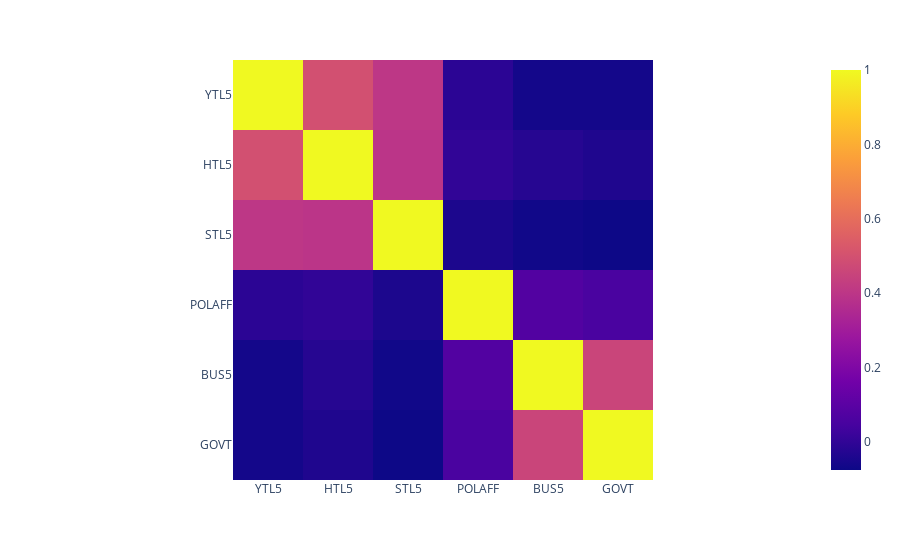

Here is the notebook cell this chart was saved with:
### Code cell
# [income quintile, home quintile, stock investment quintile, political affiliation,  economy in 5 years, gov economic policy]
economy_dem = ["YTL5", "HTL5", "STL5", "POLAFF", "BUS5", "GOVT"]
economy_df = select_df_with_labels(df, economy_dem)
economy_df = economy_df[(economy_df["POLAFF"] < 8) & (economy_df["BUS5"] < 98) & (economy_df["GOVT"] < 8)]
economy_df.head()
economy_corr = economy_df.corr()
#hmap = sns.heatmap(economy_corr, vmin=-1, vmax=1, center=0,
#                  cmap=sns.diverging_palette(200, 20, n=100))
#hmap.set(title="Correlation Matrix")

fig = px.imshow(economy_corr)
fig.show()

### Figure 1 — Plotly figure (JSON) as saved in the notebook; plotly's stock layout.template omitted (floating-point values rounded to 4 significant figures)
{"data": [{"coloraxis": "coloraxis", "hovertemplate": "x: %{x}<br>y: %{y}<br>color: %{z}<extra></extra>", "name": "0", "type": "heatmap", "x": ["YTL5", "HTL5", "STL5", "POLAFF", "BUS5", "GOVT"], "xaxis": "x", "y": ["YTL5", "HTL5", "STL5", "POLAFF", "BUS5", "GOVT"], "yaxis": "y", "z": [[1, 0.4946, 0.4028, -0.01221, -0.06016, -0.06025], [0.4946, 1, 0.394, -4.605e-05, -0.02429, -0.039], [0.4028, 0.394, 1, -0.04538, -0.06732, -0.07589], [-0.01221, -4.605e-05, -0.04538, 1, 0.07492, 0.05368], [-0.06016, -0.02429, -0.06732, 0.07492, 1, 0.4535], [-0.06025, -0.039, -0.07589, 0.05368, 0.4535, 1]]}], "layout": {"coloraxis": {"colorscale": [[0, "#0d0887"], [0.1111, "#46039f"], [0.2222, "#7201a8"], [0.3333, "#9c179e"], [0.4444, "#bd3786"], [0.5556, "#d8576b"], [0.6667, "#ed7953"], [0.7778, "#fb9f3a"], [0.8889, "#fdca26"], [1, "#f0f921"]]}, "margin": {"t": 60}, "xaxis": {"anchor": "y", "constrain": "domain", "domain": [0, 1], "scaleanchor": "y"}, "yaxis": {"anchor": "x", "autorange": "reversed", "constrain": "domain", "domain": [0, 1]}}}
